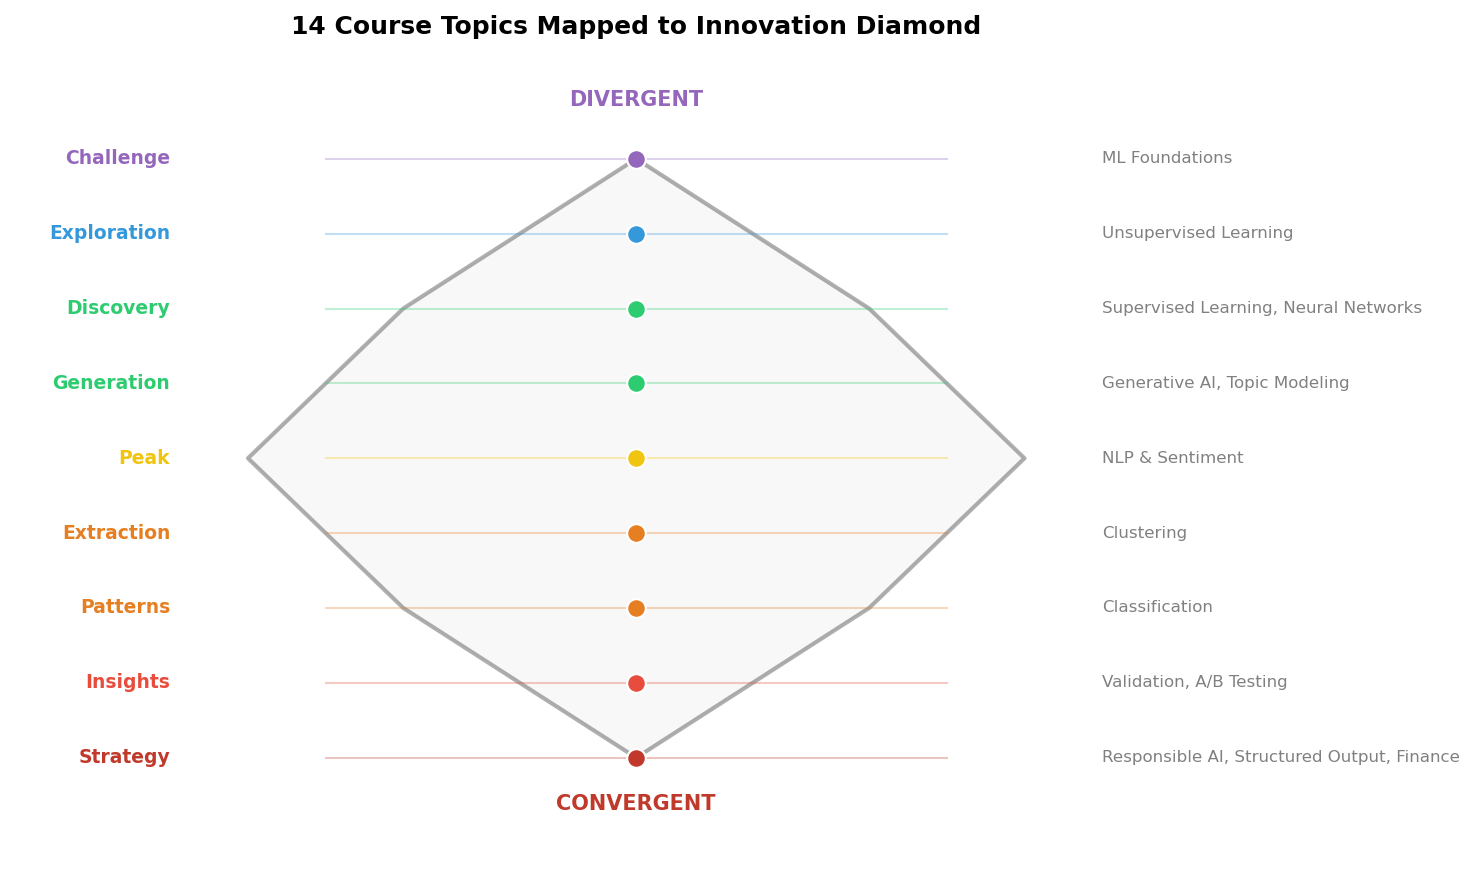

Recreate this plot in Python.
"""Topic-Diamond Mapping - All 14 topics mapped to diamond stages"""
import numpy as np
import matplotlib.pyplot as plt
import matplotlib.patches as mpatches
from pathlib import Path

plt.rcParams.update({
    'font.size': 10, 'axes.labelsize': 10, 'axes.titlesize': 11,
    'xtick.labelsize': 9, 'ytick.labelsize': 9, 'legend.fontsize': 9,
    'figure.figsize': (10, 6), 'figure.dpi': 150
})

fig, ax = plt.subplots(figsize=(10, 6))

# Diamond stages with their topics
stages = [
    {'y': 5.5, 'stage': 'Challenge', 'topics': ['ML Foundations'], 'color': '#9467bd'},
    {'y': 4.5, 'stage': 'Exploration', 'topics': ['Unsupervised Learning'], 'color': '#3498db'},
    {'y': 3.5, 'stage': 'Discovery', 'topics': ['Supervised Learning', 'Neural Networks'], 'color': '#2ecc71'},
    {'y': 2.5, 'stage': 'Generation', 'topics': ['Generative AI', 'Topic Modeling'], 'color': '#2ecc71'},
    {'y': 1.5, 'stage': 'Peak', 'topics': ['NLP & Sentiment'], 'color': '#f1c40f'},
    {'y': 0.5, 'stage': 'Extraction', 'topics': ['Clustering'], 'color': '#e67e22'},
    {'y': -0.5, 'stage': 'Patterns', 'topics': ['Classification'], 'color': '#e67e22'},
    {'y': -1.5, 'stage': 'Insights', 'topics': ['Validation', 'A/B Testing'], 'color': '#e74c3c'},
    {'y': -2.5, 'stage': 'Strategy', 'topics': ['Responsible AI', 'Structured Output', 'Finance'], 'color': '#c0392b'},
]

# Draw simplified diamond outline
diamond_x = [0, 3, 5, 3, 0, -3, -5, -3, 0]
diamond_y = [5.5, 3.5, 1.5, -0.5, -2.5, -0.5, 1.5, 3.5, 5.5]
ax.plot(diamond_x, diamond_y, 'k-', linewidth=2, alpha=0.3)
ax.fill(diamond_x, diamond_y, color='gray', alpha=0.05)

# Plot stages and topics
for stage in stages:
    # Stage label on left
    ax.text(-6, stage['y'], stage['stage'], fontsize=9, fontweight='bold',
            color=stage['color'], ha='right', va='center')

    # Draw line
    ax.axhline(y=stage['y'], xmin=0.25, xmax=0.75, color=stage['color'], alpha=0.3, linewidth=1)

    # Topics on right
    topic_text = ', '.join(stage['topics'])
    ax.text(6, stage['y'], topic_text, fontsize=8, color='gray', ha='left', va='center')

    # Connecting dots
    ax.scatter([0], [stage['y']], s=80, c=[stage['color']], zorder=5, edgecolors='white', linewidth=1)

# Phase labels
ax.text(0, 6.2, 'DIVERGENT', fontsize=10, fontweight='bold', color='#9467bd', ha='center')
ax.text(0, -3.2, 'CONVERGENT', fontsize=10, fontweight='bold', color='#c0392b', ha='center')

ax.set_xlim(-8, 8)
ax.set_ylim(-4, 7)
ax.axis('off')
ax.set_title('14 Course Topics Mapped to Innovation Diamond', fontsize=12, fontweight='bold')

plt.tight_layout()
plt.savefig(Path(__file__).parent / 'chart.pdf', dpi=300, bbox_inches='tight')
plt.savefig(Path(__file__).parent / 'chart.png', dpi=150, bbox_inches='tight')
plt.close()
print("12_topic_mapping created")
